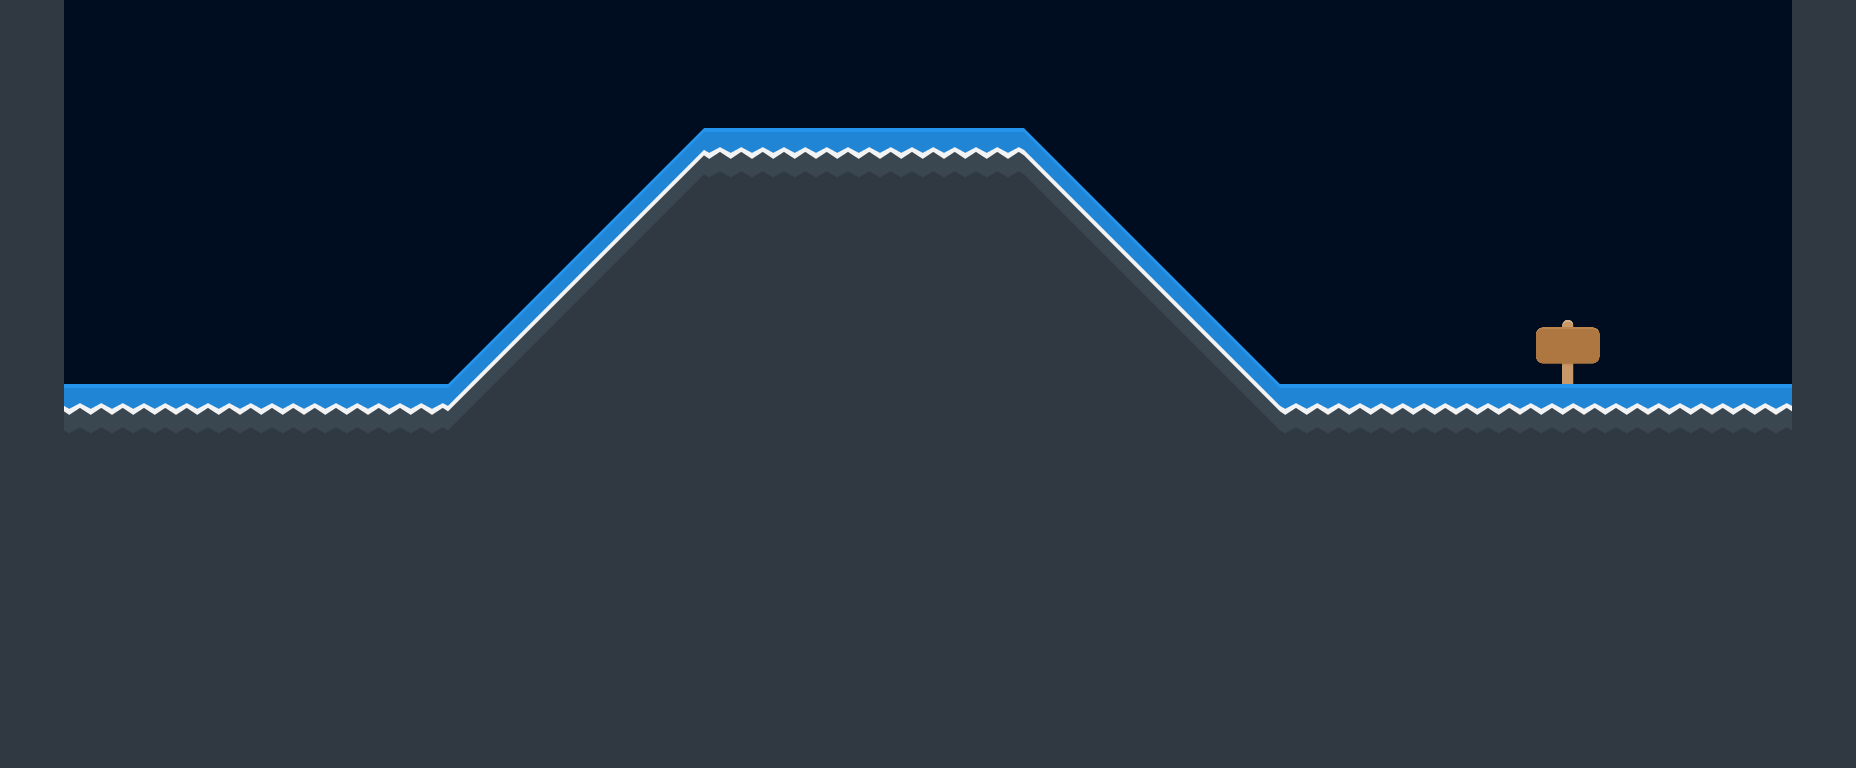

The image is a tile-based game level rendered from a .tmx file. Its description and complete source (layers, tilesets, objects, tile grids) follow:
An orthogonal 29x12 tile map with 64x64 px tiles, 1 tile layer (Ground).

<map version="1.2" tiledversion="1.3.4" orientation="orthogonal" renderorder="right-down" width="29" height="12" tilewidth="64" tileheight="64" infinite="0" backgroundcolor="#000c1f" nextlayerid="4" nextobjectid="1">
 <editorsettings>
  <export target="maplevel1.json" format="json" />
 </editorsettings>
 <tileset firstgid="1" source="../tilesets/kenney-tileset-64px-extruded.tsx" />
 <layer id="1" name="Ground" width="29" height="12">
  <data encoding="csv">
133,0,0,0,0,0,0,0,0,0,0,0,0,0,0,0,0,0,0,0,0,0,0,0,0,0,0,0,133,
133,0,0,0,0,0,0,0,0,0,0,0,0,0,0,0,0,0,0,0,0,0,0,0,0,0,0,0,133,
133,0,0,0,0,0,0,0,0,0,158,135,135,135,135,135,159,0,0,0,0,0,0,0,0,0,0,0,133,
133,0,0,0,0,0,0,0,0,158,180,133,133,133,133,133,181,159,0,0,0,0,0,0,0,0,0,0,133,
133,0,0,0,0,0,0,0,158,180,133,133,133,133,133,133,133,181,159,0,0,0,0,0,0,0,0,0,133,
133,0,0,0,0,0,0,158,180,133,133,133,133,133,133,133,133,133,181,159,0,0,0,0,355,0,0,0,133,
133,135,135,135,135,135,135,180,133,133,133,133,133,133,133,133,133,133,133,181,135,135,135,135,135,135,135,135,133,
133,133,133,133,133,133,133,133,133,133,133,133,133,133,133,133,133,133,133,133,133,133,133,133,133,133,133,133,133,
133,133,133,133,133,133,133,133,133,133,133,133,133,133,133,133,133,133,133,133,133,133,133,133,133,133,133,133,133,
133,133,133,133,133,133,133,133,133,133,133,133,133,133,133,133,133,133,133,133,133,133,133,133,133,133,133,133,133,
133,133,133,133,133,133,133,133,133,133,133,133,133,133,133,133,133,133,133,133,133,133,133,133,133,133,133,133,133,
133,133,133,133,133,133,133,133,133,133,133,133,133,133,133,133,133,133,133,133,133,133,133,133,133,133,133,133,133
</data>
 </layer>
</map>
